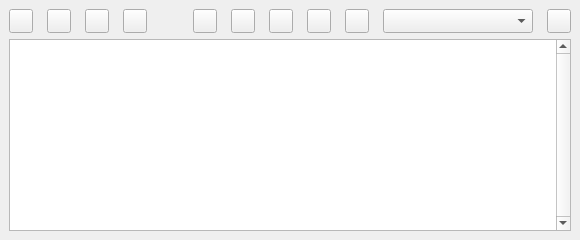
  <widget class="QDockWidget" name="dwSnippet">
   <property name="features">
    <set>QDockWidget::DockWidgetMovable</set>
   </property>
   <property name="windowTitle">
    <string>Snippets</string>
   </property>
   <attribute name="dockWidgetArea">
    <number>8</number>
   </attribute>
   <widget class="QWidget" name="dwcSnippets">
    <layout class="QVBoxLayout" name="verticalLayout_3">
     <item>
      <layout class="QVBoxLayout" name="vlSnippets">
       <item>
        <layout class="QHBoxLayout" name="hlSnippets">
         <item>
          <widget class="QPushButton" name="btnSnippetOpen">
           <property name="minimumSize">
            <size>
             <width>24</width>
             <height>24</height>
            </size>
           </property>
           <property name="maximumSize">
            <size>
             <width>24</width>
             <height>24</height>
            </size>
           </property>
           <property name="toolTip">
            <string>Open Snippet</string>
           </property>
           <property name="text">
            <string/>
           </property>
           <property name="icon">
            <iconset resource="../PyRunResources.qrc">
             <normaloff>:/data/Icons/Open.png</normaloff>:/data/Icons/Open.png</iconset>
           </property>
           <property name="iconSize">
            <size>
             <width>16</width>
             <height>16</height>
            </size>
           </property>
          </widget>
         </item>
         <item>
          <spacer name="horizontalSpacer_11">
           <property name="orientation">
            <enum>Qt::Horizontal</enum>
           </property>
           <property name="sizeType">
            <enum>QSizePolicy::Fixed</enum>
           </property>
           <property name="sizeHint" stdset="0">
            <size>
             <width>8</width>
             <height>20</height>
            </size>
           </property>
          </spacer>
         </item>
         <item>
          <widget class="QPushButton" name="btnSnippetSave">
           <property name="minimumSize">
            <size>
             <width>24</width>
             <height>24</height>
            </size>
           </property>
           <property name="maximumSize">
            <size>
             <width>24</width>
             <height>24</height>
            </size>
           </property>
           <property name="toolTip">
            <string>Save Snippet</string>
           </property>
           <property name="text">
            <string/>
           </property>
           <property name="icon">
            <iconset resource="../PyRunResources.qrc">
             <normaloff>:/data/Icons/Save.png</normaloff>:/data/Icons/Save.png</iconset>
           </property>
           <property name="iconSize">
            <size>
             <width>16</width>
             <height>16</height>
            </size>
           </property>
          </widget>
         </item>
         <item>
          <spacer name="horizontalSpacer_12">
           <property name="orientation">
            <enum>Qt::Horizontal</enum>
           </property>
           <property name="sizeType">
            <enum>QSizePolicy::Fixed</enum>
           </property>
           <property name="sizeHint" stdset="0">
            <size>
             <width>8</width>
             <height>20</height>
            </size>
           </property>
          </spacer>
         </item>
         <item>
          <widget class="QPushButton" name="btnSnippetClear">
           <property name="minimumSize">
            <size>
             <width>24</width>
             <height>24</height>
            </size>
           </property>
           <property name="maximumSize">
            <size>
             <width>24</width>
             <height>24</height>
            </size>
           </property>
           <property name="toolTip">
            <string>Clear Snippet Area</string>
           </property>
           <property name="text">
            <string/>
           </property>
           <property name="icon">
            <iconset resource="../PyRunResources.qrc">
             <normaloff>:/data/Icons/Clear.png</normaloff>:/data/Icons/Clear.png</iconset>
           </property>
           <property name="iconSize">
            <size>
             <width>16</width>
             <height>16</height>
            </size>
           </property>
          </widget>
         </item>
         <item>
          <spacer name="horizontalSpacer_13">
           <property name="orientation">
            <enum>Qt::Horizontal</enum>
           </property>
           <property name="sizeType">
            <enum>QSizePolicy::Minimum</enum>
           </property>
           <property name="sizeHint" stdset="0">
            <size>
             <width>8</width>
             <height>20</height>
            </size>
           </property>
          </spacer>
         </item>
         <item>
          <widget class="QPushButton" name="btnRunSnippet">
           <property name="minimumSize">
            <size>
             <width>24</width>
             <height>24</height>
            </size>
           </property>
           <property name="maximumSize">
            <size>
             <width>24</width>
             <height>24</height>
            </size>
           </property>
           <property name="toolTip">
            <string>Run Snippet (Snippet Area)</string>
           </property>
           <property name="text">
            <string/>
           </property>
           <property name="icon">
            <iconset resource="../PyRunResources.qrc">
             <normaloff>:/data/Icons/Run.png</normaloff>:/data/Icons/Run.png</iconset>
           </property>
           <property name="iconSize">
            <size>
             <width>16</width>
             <height>16</height>
            </size>
           </property>
          </widget>
         </item>
         <item>
          <spacer name="hsSnippets">
           <property name="orientation">
            <enum>Qt::Horizontal</enum>
           </property>
           <property name="sizeHint" stdset="0">
            <size>
             <width>40</width>
             <height>20</height>
            </size>
           </property>
          </spacer>
         </item>
         <item>
          <widget class="QPushButton" name="btnCodeDatabase">
           <property name="minimumSize">
            <size>
             <width>24</width>
             <height>24</height>
            </size>
           </property>
           <property name="maximumSize">
            <size>
             <width>24</width>
             <height>24</height>
            </size>
           </property>
           <property name="toolTip">
            <string>Save Database</string>
           </property>
           <property name="text">
            <string/>
           </property>
           <property name="icon">
            <iconset resource="../PyRunResources.qrc">
             <normaloff>:/data/Icons/Snippets.png</normaloff>:/data/Icons/Snippets.png</iconset>
           </property>
           <property name="iconSize">
            <size>
             <width>16</width>
             <height>16</height>
            </size>
           </property>
          </widget>
         </item>
         <item>
          <spacer name="horizontalSpacer_14">
           <property name="orientation">
            <enum>Qt::Horizontal</enum>
           </property>
           <property name="sizeType">
            <enum>QSizePolicy::Fixed</enum>
           </property>
           <property name="sizeHint" stdset="0">
            <size>
             <width>8</width>
             <height>20</height>
            </size>
           </property>
          </spacer>
         </item>
         <item>
          <widget class="QPushButton" name="btnAddSnippet">
           <property name="minimumSize">
            <size>
             <width>24</width>
             <height>24</height>
            </size>
           </property>
           <property name="maximumSize">
            <size>
             <width>24</width>
             <height>24</height>
            </size>
           </property>
           <property name="toolTip">
            <string>Add New</string>
           </property>
           <property name="text">
            <string/>
           </property>
           <property name="icon">
            <iconset resource="../PyRunResources.qrc">
             <normaloff>:/data/Icons/Add.png</normaloff>:/data/Icons/Add.png</iconset>
           </property>
           <property name="iconSize">
            <size>
             <width>16</width>
             <height>16</height>
            </size>
           </property>
          </widget>
         </item>
         <item>
          <spacer name="horizontalSpacer_15">
           <property name="orientation">
            <enum>Qt::Horizontal</enum>
           </property>
           <property name="sizeType">
            <enum>QSizePolicy::Fixed</enum>
           </property>
           <property name="sizeHint" stdset="0">
            <size>
             <width>8</width>
             <height>20</height>
            </size>
           </property>
          </spacer>
         </item>
         <item>
          <widget class="QPushButton" name="btnRemoveSnippet">
           <property name="minimumSize">
            <size>
             <width>24</width>
             <height>24</height>
            </size>
           </property>
           <property name="maximumSize">
            <size>
             <width>24</width>
             <height>24</height>
            </size>
           </property>
           <property name="toolTip">
            <string>Remove</string>
           </property>
           <property name="text">
            <string/>
           </property>
           <property name="icon">
            <iconset resource="../PyRunResources.qrc">
             <normaloff>:/data/Icons/Remove.png</normaloff>:/data/Icons/Remove.png</iconset>
           </property>
           <property name="iconSize">
            <size>
             <width>16</width>
             <height>16</height>
            </size>
           </property>
          </widget>
         </item>
         <item>
          <spacer name="horizontalSpacer_16">
           <property name="orientation">
            <enum>Qt::Horizontal</enum>
           </property>
           <property name="sizeType">
            <enum>QSizePolicy::Fixed</enum>
           </property>
           <property name="sizeHint" stdset="0">
            <size>
             <width>8</width>
             <height>20</height>
            </size>
           </property>
          </spacer>
         </item>
         <item>
          <widget class="QPushButton" name="btnLoadSnippet">
           <property name="minimumSize">
            <size>
             <width>24</width>
             <height>24</height>
            </size>
           </property>
           <property name="maximumSize">
            <size>
             <width>24</width>
             <height>24</height>
            </size>
           </property>
           <property name="toolTip">
            <string>Load To Snippet Area</string>
           </property>
           <property name="text">
            <string/>
           </property>
           <property name="icon">
            <iconset resource="../PyRunResources.qrc">
             <normaloff>:/data/Icons/Load.png</normaloff>:/data/Icons/Load.png</iconset>
           </property>
           <property name="iconSize">
            <size>
             <width>16</width>
             <height>16</height>
            </size>
           </property>
          </widget>
         </item>
         <item>
          <spacer name="horizontalSpacer_17">
           <property name="orientation">
            <enum>Qt::Horizontal</enum>
           </property>
           <property name="sizeType">
            <enum>QSizePolicy::Fixed</enum>
           </property>
           <property name="sizeHint" stdset="0">
            <size>
             <width>8</width>
             <height>20</height>
            </size>
           </property>
          </spacer>
         </item>
         <item>
          <widget class="QPushButton" name="btnUpdateSnippet">
           <property name="minimumSize">
            <size>
             <width>24</width>
             <height>24</height>
            </size>
           </property>
           <property name="maximumSize">
            <size>
             <width>24</width>
             <height>24</height>
            </size>
           </property>
           <property name="toolTip">
            <string>Update Current Snippet</string>
           </property>
           <property name="text">
            <string/>
           </property>
           <property name="icon">
            <iconset resource="../PyRunResources.qrc">
             <normaloff>:/data/Icons/Update.png</normaloff>:/data/Icons/Update.png</iconset>
           </property>
           <property name="iconSize">
            <size>
             <width>16</width>
             <height>16</height>
            </size>
           </property>
          </widget>
         </item>
         <item>
          <spacer name="horizontalSpacer_20">
           <property name="orientation">
            <enum>Qt::Horizontal</enum>
           </property>
           <property name="sizeType">
            <enum>QSizePolicy::Fixed</enum>
           </property>
           <property name="sizeHint" stdset="0">
            <size>
             <width>8</width>
             <height>20</height>
            </size>
           </property>
          </spacer>
         </item>
         <item>
          <widget class="QComboBox" name="cmbSnippets">
           <property name="minimumSize">
            <size>
             <width>150</width>
             <height>24</height>
            </size>
           </property>
           <property name="maximumSize">
            <size>
             <width>150</width>
             <height>24</height>
            </size>
           </property>
           <property name="toolTip">
            <string>Snippets</string>
           </property>
          </widget>
         </item>
         <item>
          <spacer name="horizontalSpacer_21">
           <property name="orientation">
            <enum>Qt::Horizontal</enum>
           </property>
           <property name="sizeType">
            <enum>QSizePolicy::Fixed</enum>
           </property>
           <property name="sizeHint" stdset="0">
            <size>
             <width>8</width>
             <height>20</height>
            </size>
           </property>
          </spacer>
         </item>
         <item>
          <widget class="QPushButton" name="btnRunSnippetFromCombo">
           <property name="minimumSize">
            <size>
             <width>24</width>
             <height>24</height>
            </size>
           </property>
           <property name="maximumSize">
            <size>
             <width>24</width>
             <height>24</height>
            </size>
           </property>
           <property name="toolTip">
            <string>Run Snippet (Combo)</string>
           </property>
           <property name="text">
            <string/>
           </property>
           <property name="icon">
            <iconset resource="../PyRunResources.qrc">
             <normaloff>:/data/Icons/Run.png</normaloff>:/data/Icons/Run.png</iconset>
           </property>
           <property name="iconSize">
            <size>
             <width>16</width>
             <height>16</height>
            </size>
           </property>
          </widget>
         </item>
        </layout>
       </item>
       <item>
        <widget class="CodeEditor" name="txtSnippet">
         <property name="minimumSize">
          <size>
           <width>500</width>
           <height>150</height>
          </size>
         </property>
         <property name="font">
          <font>
           <family>Courier New</family>
           <pointsize>12</pointsize>
          </font>
         </property>
         <property name="toolTip">
          <string>Snippet Area</string>
         </property>
         <property name="verticalScrollBarPolicy">
          <enum>Qt::ScrollBarAlwaysOn</enum>
         </property>
         <property name="horizontalScrollBarPolicy">
          <enum>Qt::ScrollBarAsNeeded</enum>
         </property>
         <property name="plainText">
          <string/>
         </property>
        </widget>
       </item>
      </layout>
     </item>
    </layout>
   </widget>
  </widget>
